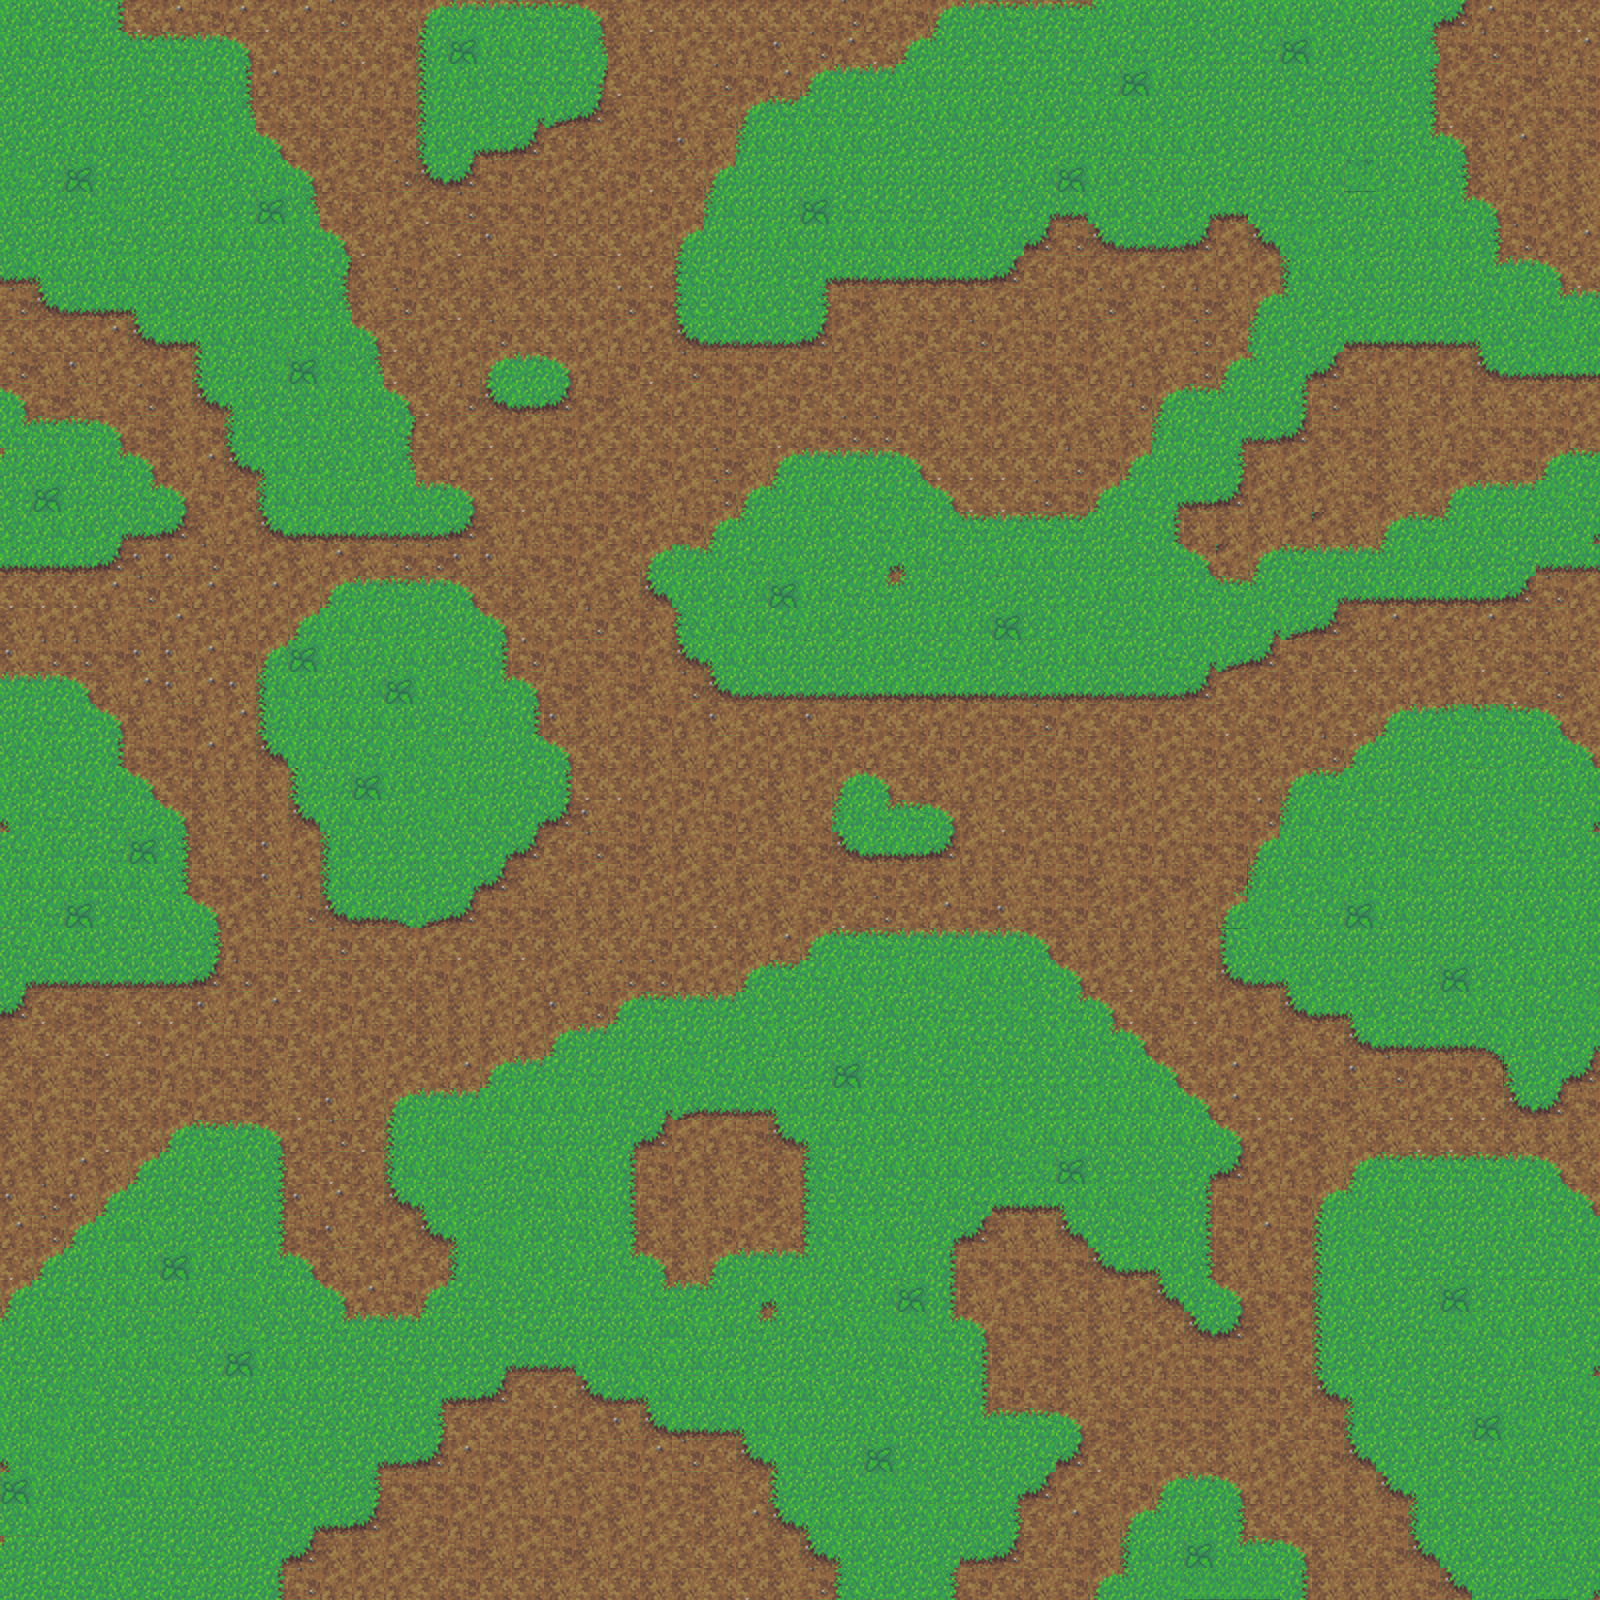

Below is a game level as drawn by its tile map, then a one-line description and the .tmx that defines it (tile-layer data replaced by summaries):
An orthogonal 50x50 tile map with 32x32 px tiles, 1 tile layer (background).

<map version="1.0" orientation="orthogonal" width="50" height="50" tilewidth="32" tileheight="32" backgroundcolor="#000000">
 <tileset firstgid="1" name="grass-tiles-2-small" tilewidth="32" tileheight="32">
  <image source="../tiles/grass-tiles-2-small.png" width="384" height="192" />
 </tileset>
 <layer name="background" width="50" height="50">
  <data>[2500 cells, 2500 non-empty, 62 distinct tile ids]</data>
 </layer>
</map>
